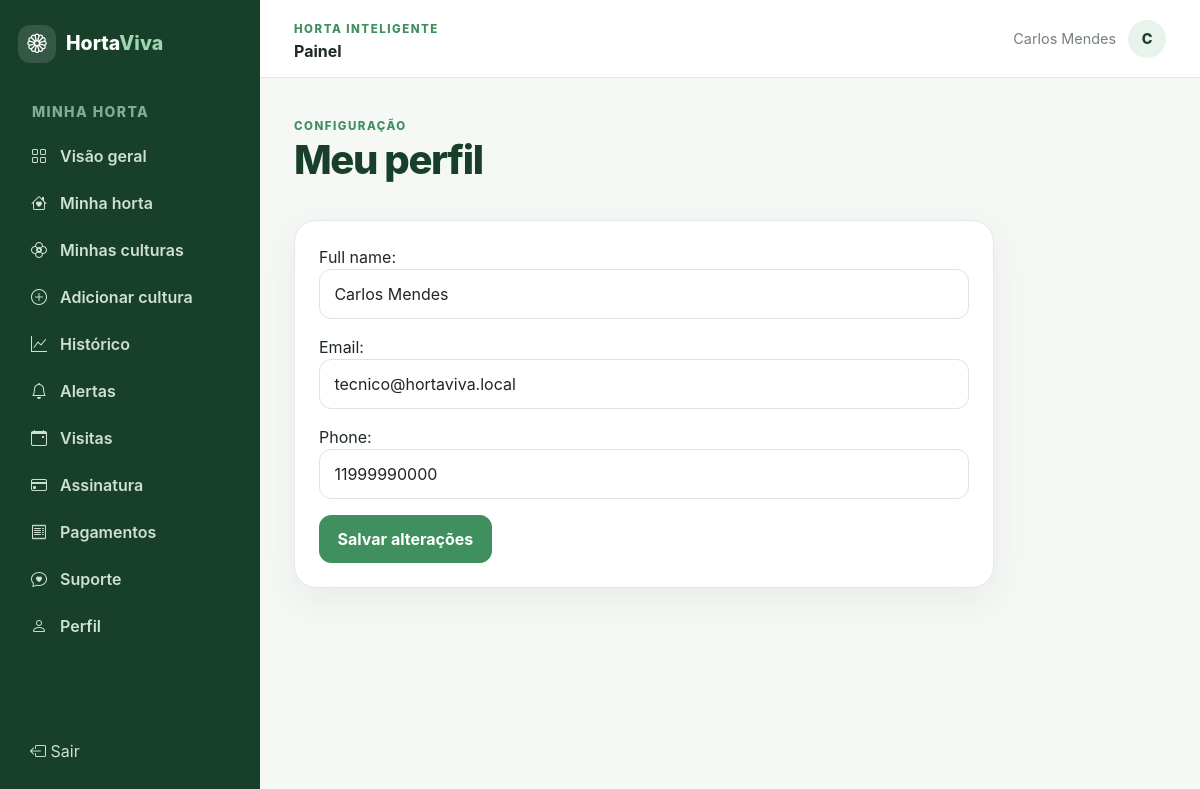
The page /app/perfil/editar/ (signed in) on the database its author committed.
### accounts/models.py (models this page shows, shortened)
class User(AbstractUser):
    username = None
    email = models.EmailField(unique=True)
    full_name = models.CharField(max_length=180)
    phone = models.CharField(max_length=30, blank=True)
    USERNAME_FIELD = "email"
    REQUIRED_FIELDS = []
    objects = UserManager()

### core/views.py (the view)
# urls.py: path("app/", views.customer_dashboard, name="customer-dashboard"), path("app/historico/telemetria/", views.history, name="customer-history"), path("app/dispositivo/acao/", views.device_action, name="d
@login_required
def profile(request):
    form = ProfileForm(request.POST or None, instance=request.user)
    if request.method == "POST" and form.is_valid(): form.save(); messages.success(request, "Perfil atualizado."); return redirect("customer-profile")
    return render(request, "customer/form.html", {"title": "Meu perfil", "form": form})

### core/forms.py
class ProfileForm(StyledFormMixin, forms.ModelForm):
    class Meta:
        model = User
        fields = ("full_name", "email", "phone")

### templates/customer/form.html
{% extends 'base.html' %}{% block content %}<div class="page-header"><div><span class="eyebrow">Configuração</span><h1>{{ title }}</h1></div></div><form method="post" class="content-card" style="max-width:700px">{% csrf_token %}{{ form.as_p }}<button class="btn btn-brand">Salvar alterações</button></form>{% endblock %}

### templates/base.html (shortened to what this page needs)
{% load static %}<!doctype html>
<html lang="pt-br"><head><meta charset="utf-8"><meta name="viewport" content="width=device-width,initial-scale=1">
<link href="https://cdn.jsdelivr.net/npm/bootstrap@5.3.3/dist/css/bootstrap.min.css" rel="stylesheet">
<link href="https://cdn.jsdelivr.net/npm/bootstrap-icons@1.11.3/font/bootstrap-icons.min.css" rel="stylesheet">
<link rel="stylesheet" href="{% static 'css/app.css' %}">{% block head %}{% endblock %}</head>
<body class="{% if '/app/' in request.path or '/operacao/' in request.path or '/gestao/' in request.path %}portal-body{% endif %}">
{% if '/app/' in request.path or '/operacao/' in request.path or '/gestao/' in request.path %}
<div class="portal-shell">{% include 'components/sidebar.html' %}<main class="portal-main"><header class="portal-topbar"><button class="btn btn-light d-lg-none" data-sidebar-toggle aria-label="Abrir menu"></button><div><span class="eyebrow">Horta Inteligente</span><strong class="d-block">{% block area_name %}Painel{% endblock %}</strong></div><div class="user-chip"><span>{{ request.user.full_name|default:request.user.email }}</span><span class="avatar">{{ request.user.full_name|default:request.user.email|slice:':1' }}</span></div></header><div class="portal-content">{% include 'components/alerts.html' %}{% block content %}{% endblock %}</div></main></div>
{% else %}{% include 'components/navbar.html' %}<main>{% include 'components/alerts.html' %}{% block public_content %}{% block content_public %}{% endblock %}{% endblock %}</main>{% include 'components/footer.html' %}{% endif %}
<script src="https://cdn.jsdelivr.net/npm/bootstrap@5.3.3/dist/js/bootstrap.bundle.min.js"></script><script src="{% static 'js/app.js' %}"></script>{% block scripts %}{% endblock %}</body></html>

### static/css/app.css (style rules this page uses)
:root { --green-dark:#173f2a;--green:#3f8f5f;--green-deep:#286a45;--green-light:#e7f3eb;--green-pale:#f0f7f2;--background:#f6f8f5;--surface:#fff;--text:#1f2923;--muted:#758079;--warning:#d99a2b;--danger:#c94a4a;--border:#e3e9e4;--radius:22px;--shadow:0 12px 38px rgba(23,63,42,.07) }
* { box-sizing:border-box }
body { font-family:Inter,ui-sans-serif,system-ui,-apple-system,"Segoe UI",sans-serif;color:var(--text);background:var(--background) }
.btn { border-radius:12px;font-weight:700;padding:.7rem 1.1rem }
.btn-brand { background:var(--green);border-color:var(--green);color:#fff }
.eyebrow { font-size:.72rem;letter-spacing:.13em;text-transform:uppercase;color:var(--green);font-weight:800 }
.soft-card,.metric-card,.content-card { background:var(--surface);border:1px solid var(--border);border-radius:var(--radius);box-shadow:var(--shadow) }
.portal-body { overflow-x:hidden }
.portal-shell { min-height:100vh }
.portal-main { margin-left:260px;min-height:100vh }
.portal-topbar { height:78px;background:#fff;border-bottom:1px solid var(--border);display:flex;align-items:center;justify-content:space-between;padding:0 34px;position:sticky;top:0;z-index:1020 }
.portal-content { padding:34px;max-width:1500px;margin:auto }
.user-chip { display:flex;align-items:center;gap:12px;color:var(--muted);font-size:.9rem }
.avatar { width:38px;height:38px;border-radius:50%;display:grid;place-items:center;background:var(--green-light);color:var(--green-dark);font-weight:800 }
.page-header { display:flex;justify-content:space-between;gap:20px;align-items:end;margin-bottom:28px }
.page-header h1 { font-weight:800;color:var(--green-dark);letter-spacing:-.035em }
.content-card { padding:24px }
.form-control,.form-select { border-radius:12px;border-color:#dce4de;padding:.75rem .9rem }

### rows shown on the page
User: user.full_name "Carlos Mendes", user.full_name "C", full_name "Carlos Mendes", email "tecnico@hortaviva.local", phone "11999990000"

### other values the page prints
{{ title }} "Meu perfil"
